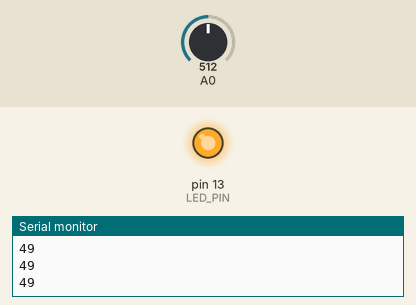
Recording of a sketch running on a simulated Arduino Uno, built with avr-gcc and run on an emulated ATmega328P. Parts: output pins drawn as LEDs (lit = HIGH), the last lines printed to the serial monitor. The test bench sets the inputs (shaded band); at power-on: A0 = 512.

Above: at 1.2 s.
1.3 s: A0 set to 699
2.8 s: A0 set to 718
At 3.4 s:
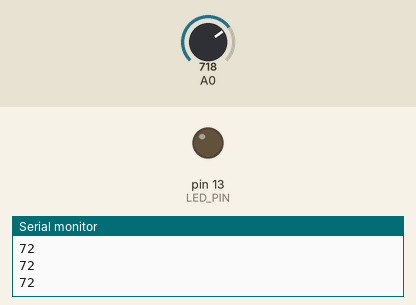
4.3 s: A0 set to 511
At 5.5 s:
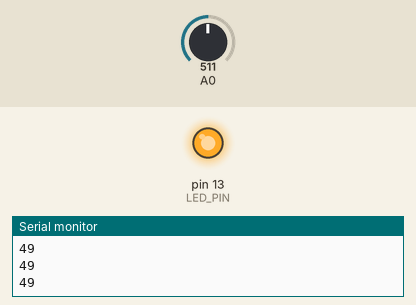
5.8 s: A0 set to 716
At 6.9 s:
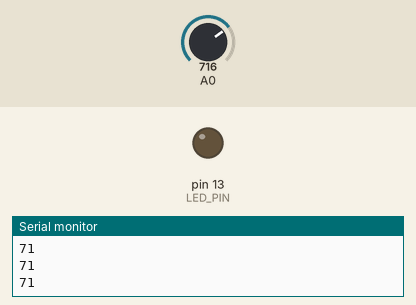
Timing chart, 0 to 8.3 s (numbered marks = the images above; inputs shaded):
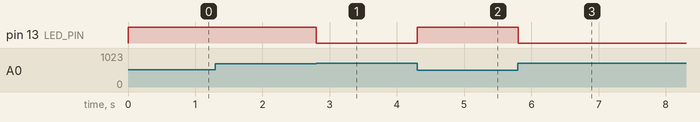

The sketch:

sensor_luz.ino
```cpp
//https://www.tinkercad.com/things/2oHi7Tb9Lez-sensor-luz?sharecode=tl5u90QNywtT2DsU8ooUDin6j20sXZMCtklG4EAlKgU

const int LED_PIN = 13;

void setup() {
  // put your setup code here, to run once:
  Serial.begin(9600);
  pinMode(LED_PIN, OUTPUT);
}

void loop() {
  // put your main code here, to run repeatedly:
  int valor = analogRead(A0);
  int porcentaje = map(valor, 54, 974, 0, 100);
  if(porcentaje > 70){
    digitalWrite(LED_PIN, LOW);
  }else{
    digitalWrite(LED_PIN, HIGH);
  }
  Serial.println(porcentaje);
}
```

Measured:
- the behaviour switches between 707 and 708 on A0 (found by bisection; images 0 and 1)
- after the input at 2.8 s, pin 13 (LED_PIN): HIGH → LOW at once
- after the input at 4.3 s, pin 13 (LED_PIN): LOW → HIGH at once
- after the input at 5.8 s, pin 13 (LED_PIN): HIGH → LOW at once
